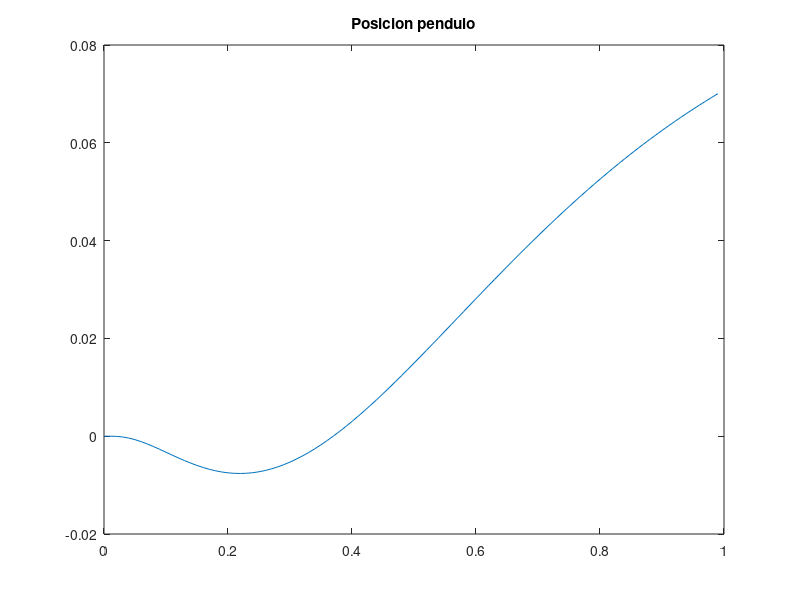
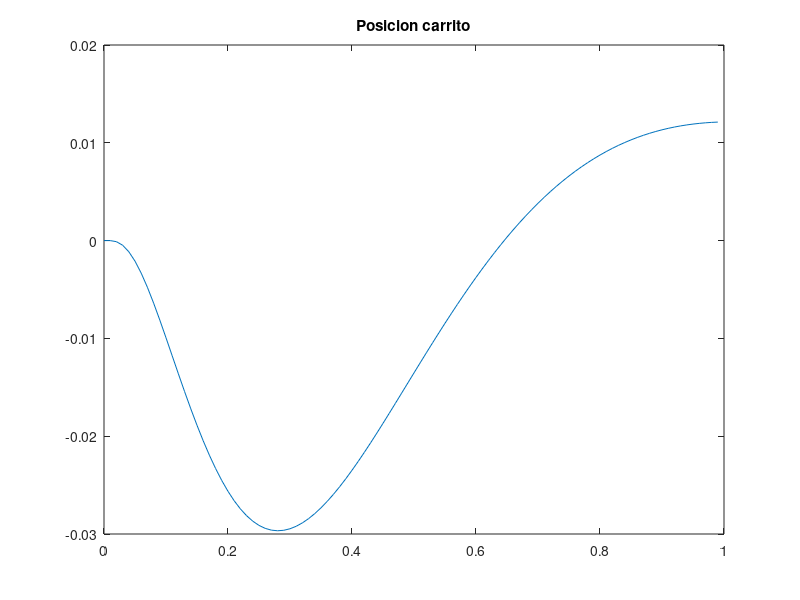
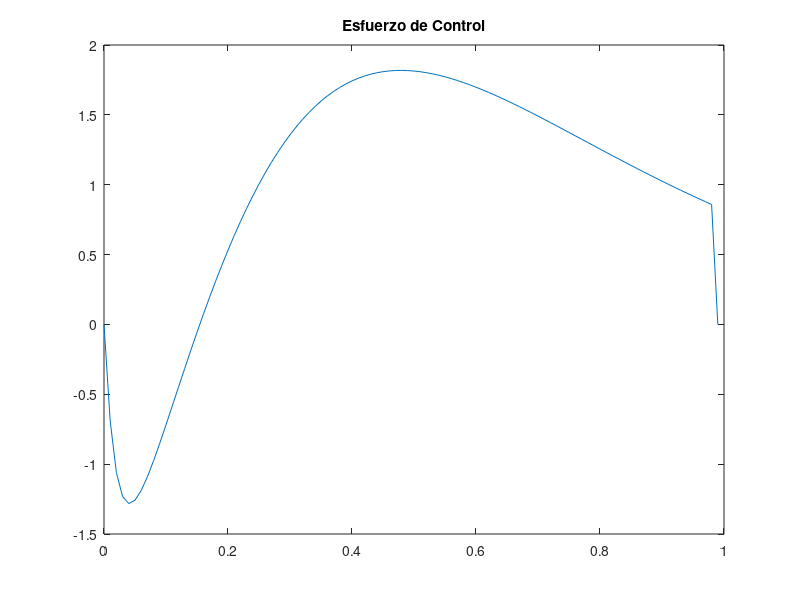

MATLAB code for these plots, in order:
%% TPF pendulo invertido - Control con estimador de prediccion CON INTEGRADOR 

clear all
close all


% Parametros del sistema
Kt = 0.17776; % cte de torque del motor
Jm = 2.23*10^-4; % Inercia del motor
bm = 0.0011751; % firccion viscosa del motor
b = 0.029; %friccion viscosa del pendulo
Ra = 9.10; % resistencia de armadura del motor
%m = 0.0923; % masa del pendulo
m = 0.1493; % masa del pendulo + pelota de tenis
%m = 0.4923; % masa del pendulo mas la plomada de 400g
M = 0.2275; % masa del carro
g = 9.8; % aceleracion de la gravedad
l = 0.1825; % longitud hasta el centro de masa del pendulo
%l = 0.2425; %longitud del penduo mas la plomada
r = 0.0181; % radio de la polea
I = 0.004212; % inercia del pendulo
n = 1; % relacion de reduccion del motor
La = 6.12*10^-3; % Inductancia de armadura del motor

% matrices que definen el sistema de la planta

%definicion de fer
q = ((M+m)+Jm*((n^2)/(r^2)))*(I+m*l^2)-(m*l)^2; % variable auxiliar

F = [0 1 0 0;
     0 ((-(I+m*l^2)*(b+((n^2)/(r^2))*(((Kt^2)/(Ra))+bm)))/q) ((m^2)*g*(l^2))/q 0;
     0 0 0 1;
     0 (-m*l*(b+((n^2)/(r^2))*(((Kt^2)/(Ra))+bm)))/q (m*g*l*((M+m)+Jm*(n^2)/(r^2)))/q 0];
 
G = [0 ; ((I+m*l^2)*(Kt*n)/(Ra*r))/q ; 0 ; (m*l*(Kt*n)/(Ra*r))/q];

H = [1 0 0 0; 
    0 0 1 0];
J = [0;0];

%Montamos la planta continua
planta = ss(F,G,H,J);

%Discretizamos la planta
Ts = 0.01;
plantaD = c2d(planta,Ts);
%Discretizamos las matrices de estado --> x(k+1) = Ax(k) + Bu(k)
%                                     --> y(k) = Cx(k) + Du(k)
%Hallamos A,B,C,D
A = plantaD.a;
B = plantaD.b;
C = plantaD.c;
D = plantaD.d;

%% Ubicamos los polos para el sistema

%polos = [0.7+1i*0.25 0.7-1i*0.25 0.7+1i*0.25 0.7-1i*0.25 ];
% polos = [0.9+0.0i  0.9-0.0i  0.9+0.0i  0.9-0.0i];
% K = acker(A,B,polos); %Matriz K de ganancias

%% Ubicar los polos para el estimador

polos_ep = [0.4+1i*0.4 0.4-1i*0.4 0.4+1i*0.4 0.4-1i*0.4 ];
Ke = place(A',C',polos_ep)'; %los polos del estimador deben de presentar siempren una respuesta mas rapida que el sistema, por ley del control

%% SE AGREGA EL INTEGRADOR
%Se tiene que definir el nuevo sistema (Ahat, Bhat, Chat, Dhat)
n = max(size(A)); %El orden del sistema
m = 1;            %La cantidad de salidas  que nos interesa
Ahat = [A B;zeros(m,n+m)];
Bhat = [zeros(n,m); eye(m)];
Chat = [C zeros(2,m)];

%polos_i = [0.95+0.0025i  0.95-0.0025i  0.9+0.0025i  0.9-0.0025i 0.4];
polos_i = [0.965+0.00025i  0.965-0.00025i  0.935+0.00025i  0.935-0.00025i 0.6];
Khat = acker(Ahat,Bhat,polos_i);

Aux = [A-eye(size(A)) B; C(1,:)*A C(1,:)*B];
K2K1 = (Khat + [zeros(1,max(size(A))) eye(m)])*inv(Aux);
K2 = K2K1(1,1:n);
K1 = K2K1(1,n+1:n+m);

%% SIMULACION
N =100;
t = [0:Ts:(N-1)*Ts];

x = zeros(4,N);
xe = zeros(4,N);
u = zeros(1,N);
ref = 0.1.*ones(1,length(t));%referencia no sobreescribir

%para el integrador
V = zeros(m,length(t));
V(m,1) = 0;

Cx=[1 0 0 0];
%Kr=dcgain(ss(A-B*K,B,Cx,0,Ts));
%Nbar = 1/Kr;

for k=2:N-1
    %Se calcula la salida actual
    yi(m,k) = Cx*x(:,k);
    %Ecuacionamiento del integrador 
    V(m,k) = V(m,k-1) + ref(m,k) - yi(m,k);
    
    %se calcula el esfuerzo de control con el estado estimado y el
    %integrador
    u(m,k) = K1*V(m,k)- K2*xe(:,k);
    
    %se hace evolucionar la planta
    x(:,k+1) = A*x(:,k) + B*u(k);
    
    %se hace evolucionar el estimador actual:
    xe(:,k+1) = A*xe(:,k) + B*u(k) + Ke*(C*x(:,k) - C*xe(:,k));
end

figure
plot(t,x(1,:))
title('Posicion pendulo');
figure
plot(t,x(3,:))
title('Posicion carrito');
figure
plot(t,u);
title('Esfuerzo de Control');

% %Definimos la matriz A con el lazo cerrado
% Ac = A-B*K;
% %Definimos la planta en el espacio de estados con LC
% planta_SS_CL = ss(Ac,B,C,D,Ts);
% 
% figure
% pzmap(planta_SS_CL)
% zgrid
% title("Planta Compensada")
